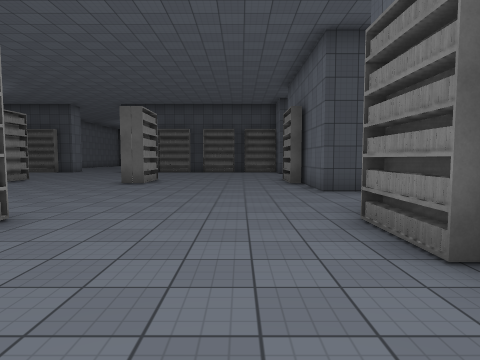
View 1 (above)

24 first-person views from a walk through a scene from a Unity 3-D project. The camera is 1.5 m above the floor, tilts 4° down and sees 75° across. The floor is counted in squares, 1.89 m on a side. Each view is taken from the middle of a square. On the plan, view 1 faces up. The plan holds only what a view shows up to about 11 squares ahead; the rest is blank. The place goes on beyond the plan. The player is left out. Some surface patterns are stand-ins.

View 2
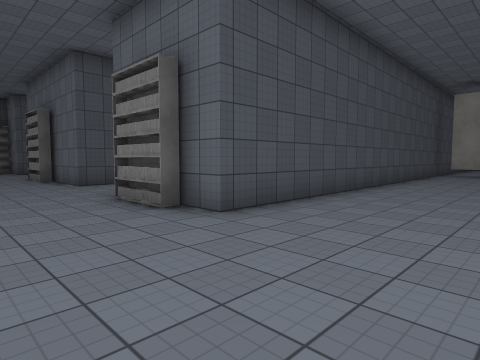

View 3
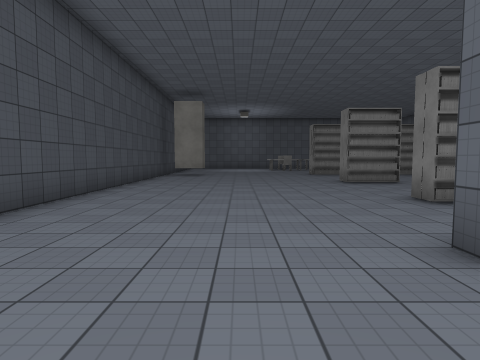

View 4
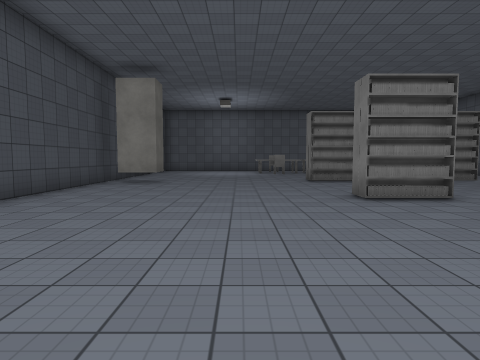

View 5
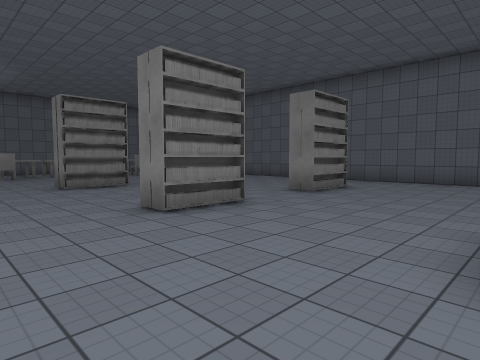

View 6
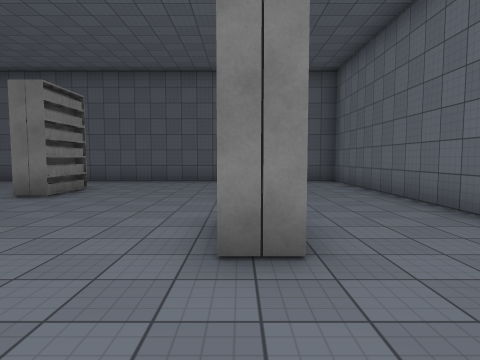

View 7
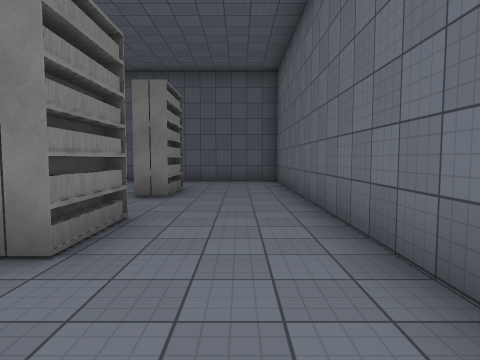

View 8
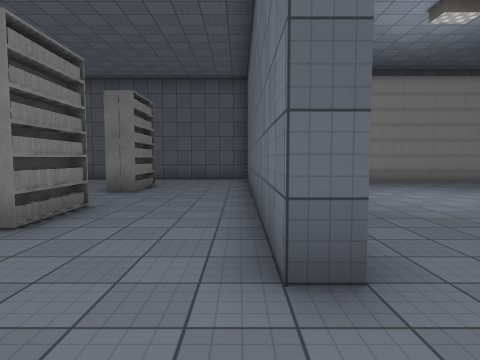

View 9
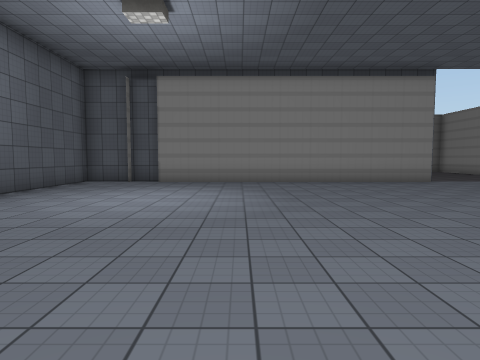

View 10
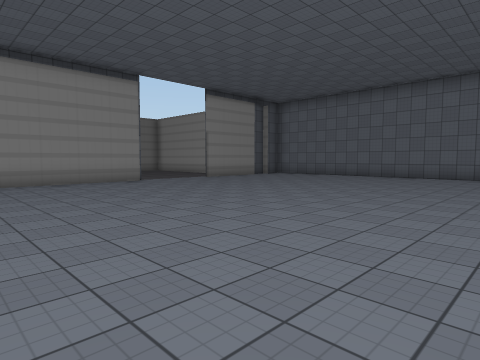

View 11
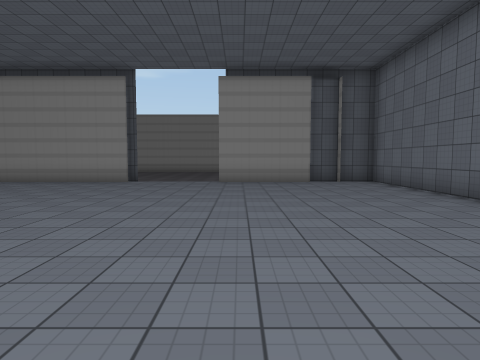

View 12
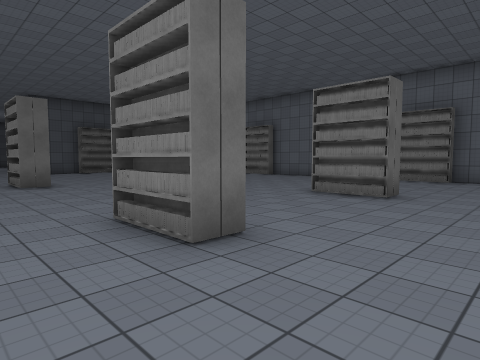

View 13
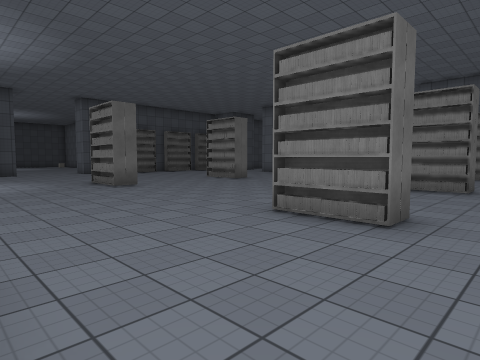

View 14
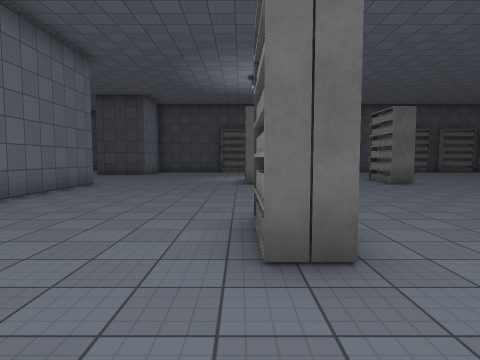

View 15
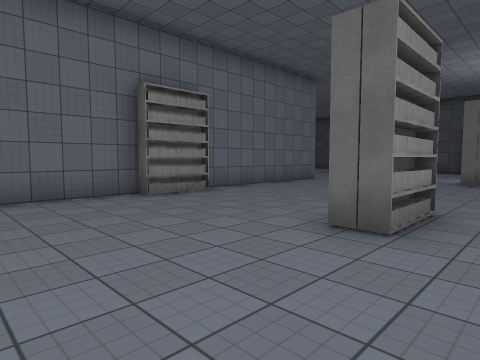

View 16
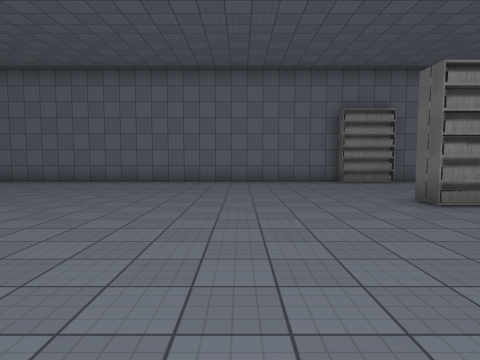

View 17
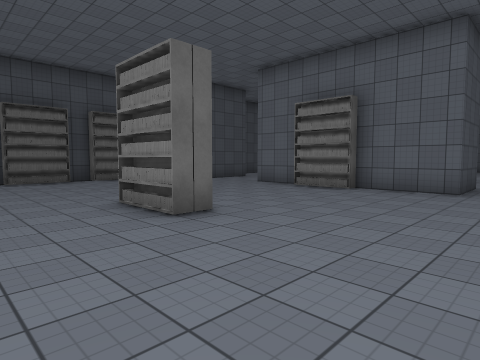

View 18
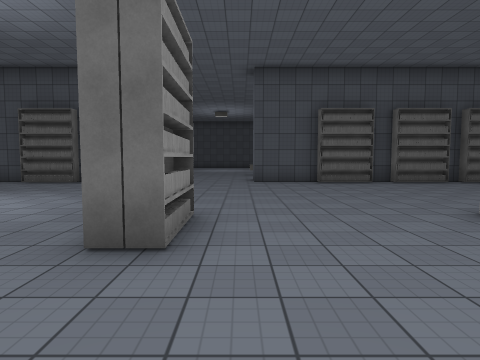

View 19
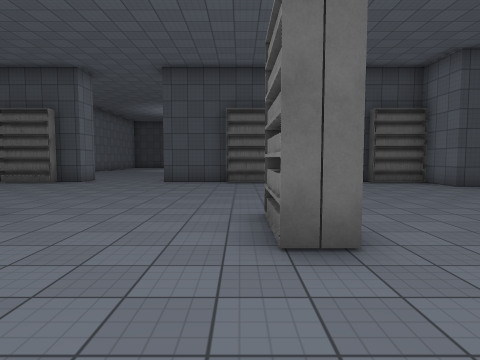

View 20
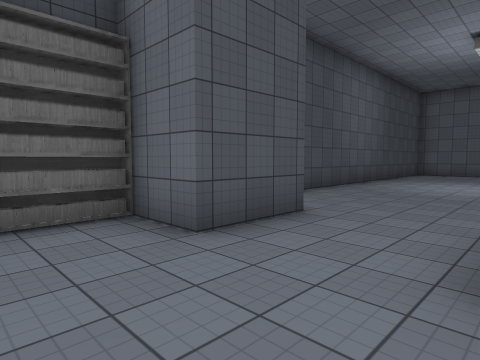

View 21
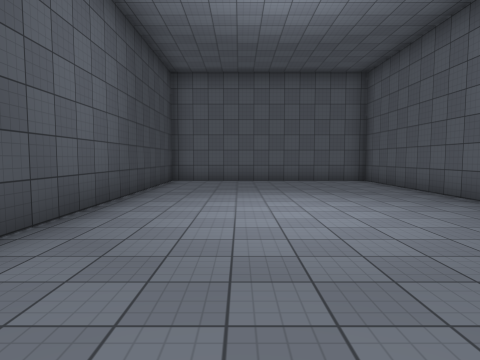

View 22
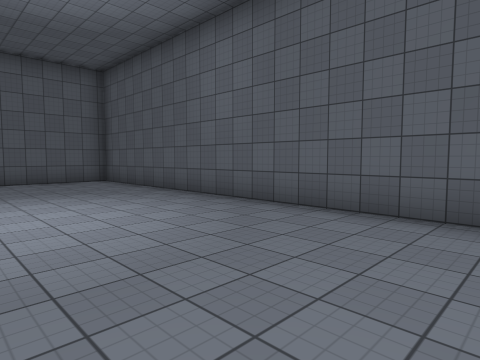

View 23
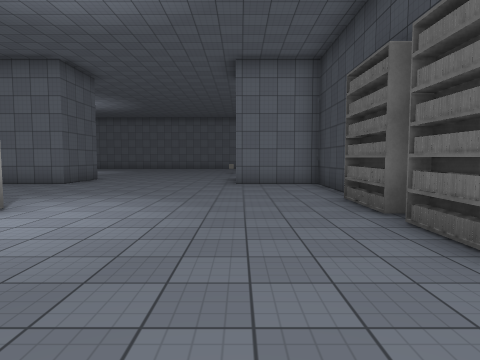

View 24
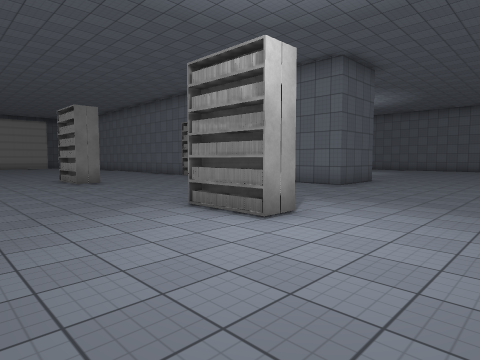

### Floor plan
Points are (right, up) in squares from view 1. A wall is a line through its corners. A room is listed if a view was taken in it or the views show most of it. See-through windows are left out.
Room 1 (views 1, 2, 3, 4, 5, 6, 7, 8, 9, 10, 11, 12, 13, 14, 15, 16, 17, 18, 19, 20, 23, 24)
walls: (2, 3.4) (2, 4); (2.1, -3.9) (2.7, -3.9) (2.7, -13.8) (11.4, -13.8); (-3.4, 10.4) (-3.4, 11.4); (-3.7, 10.4) (-3.7, 11.4); (4, 7.4) (2, 7.4) (2, 9.5); (1.6, 10.4) (1.6, 11.4); (2, 10.4) (2, 13.1); (-8.1, 10.4) (-8.1, 11.4); (-8.3, 10.4) (-8.3, 11.4); (-7.6, 11.3) (-8.4, 11.3); (-7.6, 11.4) (-7.6, 10.4); (-7.9, 11.4) (-7.9, 10.5); (5.5, -7.1) (5.5, -6.4); (5.7, -7.1) (5.7, -6.4); (-12.3, 11.3) (-12.3, 10.5); (-0.2, -12.6) (2.2, -12.6) (2.2, -8.8); (-12.9, 11.3) (-12.1, 11.3) (-12.1, 10.5); (-17.1, 4) (-17.1, 3.4); (-17.5, 2.4) (-17.5, -12.6) (-15.4, -12.6); (-17.3, 4) (-17.3, 3.4); (-9.4, -12.3) (-0.2, -12.3); (5.5, -11.1) (5.5, -10.4); (5.7, -11.1) (5.7, -10.4); (-9.6, -12.6) (-9.1, -12.6); (10, -7.1) (10, -6.4); (10.2, -7.1) (10.2, -6.4); (-2.6, 17) (-3.6, 17); (-1.5, 17) (-2, 17); (4, 15.6) (2, 15.6) (2, 17.4); (-4.5, 17.4) (-6.6, 17.4); (0.5, 17.4) (-3.6, 17.4); (-10, 17) (-10.5, 17); (10, -11.1) (10, -10.4); (10.2, -11.1) (10.2, -10.4); (15, -0.3) (14, -0.3) (14, 1); (15.1, 1.5) (2, 1.4) (2, 2.3) (1.6, 2.3) (1.6, 4); (-9.3, 18) (-9.3, 17.4) (-10.5, 17.4); (-15.4, -12.3) (-12.2, -12.3); (-11.4, 17.4) (-17.5, 17.4) (-17.5, 14.9); (-19.9, 9.6) (-17.5, 9.6) (-17.5, 4.1); (-13.4, 17) (-14.1, 17); (14.6, -7.1) (14.6, -6.4); (14.9, -7.1) (14.9, -6.4); (14.6, -11.1) (14.6, -10.4); (14.9, -11.1) (14.9, -10.5); (13.8, -13.8) (14.4, -13.8)
ways out: opening at (4.5, 14.5) to room 2; gap at (15, 1)
objects: other object (-17, 3); other object (-13, 3) to (-13, 4); other object (-13, 17); other object (-11, 17); other object (-8, 3); other object (-8, 10); other object (-4, 17); other object (-3, 10); other object (-1, 17); other object (1, 17); other object (6, -10); other object (6, -6); other object (10, -10); other object (10, -6); other object (15, -10); other object (15, -6)
Room 2 (views 21, 22)
walls: (5.5, 10.6) (16, 10.6) (16, 17.4) (6.6, 17.4)
ways out: opening at (4.5, 14.5) to room 1

Where each view was taken, in squares from view 1:
view 1: 0 up, 0 right, facing up
view 2: 2 down, 1 left, facing up-right
view 3: 2 down, 0 right, facing right
view 4: 3 down, 4 right, facing right
view 5: 3 down, 6 right, facing down-right
view 6: 3 down, 6 right, facing down
view 7: 3 down, 4 right, facing down
view 8: 2 down, 3 right, facing down
view 9: 2 down, 3 left, facing down
view 10: 2 down, 4 left, facing down-left
view 11: 2 down, 13 left, facing down
view 12: 0 up, 10 left, facing up-right
view 13: 1 up, 12 left, facing up-right
view 14: 0 up, 13 left, facing up
view 15: 1 down, 11 left, facing up-left
view 16: 1 down, 7 left, facing left
view 17: 6 up, 6 left, facing up-right
view 18: 7 up, 7 left, facing up
view 19: 7 up, 4 left, facing up
view 20: 13 up, 0 right, facing up-right
view 21: 15 up, 5 right, facing right
view 22: 15 up, 5 right, facing down-right
view 23: 15 up, 8 left, facing left
view 24: 14 up, 9 left, facing down-left
